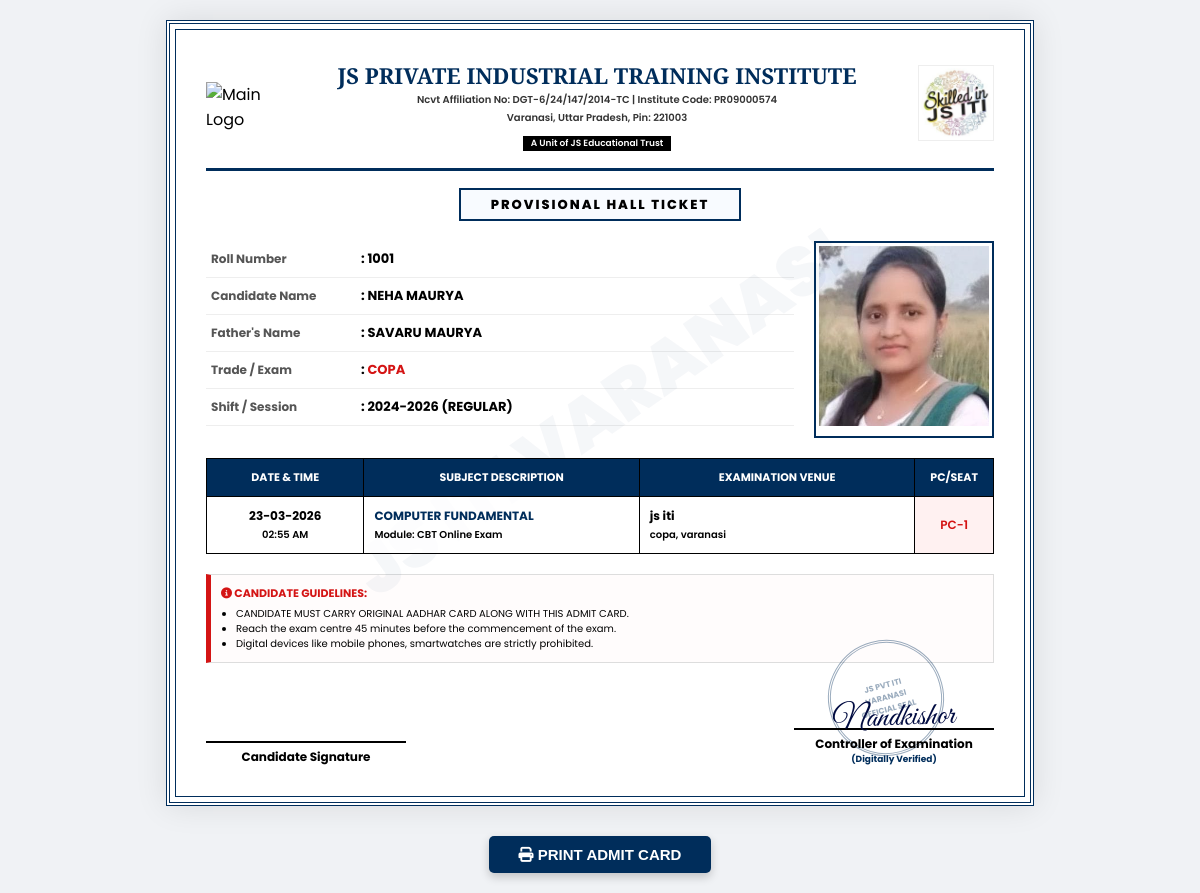
The app's page /admit_card.php?student_id=1&exam_id=1 (signed in) with its own data.
### tables this page shows
CREATE TABLE `students` (
  `student_id` int(11) NOT NULL,
  `name` varchar(100) DEFAULT NULL,
  `father_name` varchar(255) DEFAULT NULL,
  `email` varchar(100) DEFAULT NULL,
  `phone` varchar(15) DEFAULT NULL,
  `gender` varchar(10) DEFAULT NULL,
  `dob` date DEFAULT NULL,
  `roll_no` varchar(50) DEFAULT NULL,
  `password` varchar(255) DEFAULT NULL,
  `status` varchar(20) DEFAULT 'pending',
  `course` varchar(100) DEFAULT NULL,
  `address` text DEFAULT NULL,
  `photo` varchar(255) DEFAULT NULL,
  `created_at` timestamp NOT NULL DEFAULT current_timestamp(),
  `rejection_reason` text DEFAULT NULL
);

CREATE TABLE `seat_allocation` (
  `id` int(11) NOT NULL,
  `exam_id` int(11) NOT NULL,
  `centre_id` int(11) NOT NULL,
  `lab_id` int(11) NOT NULL,
  `student_id` int(11) NOT NULL,
  `seat_no` varchar(20) NOT NULL,
  `created_at` timestamp NOT NULL DEFAULT current_timestamp()
);

CREATE TABLE `exams` (
  `exam_id` int(11) NOT NULL,
  `exam_name` varchar(100) DEFAULT NULL,
  `subject_name` varchar(100) DEFAULT NULL,
  `exam_date` date DEFAULT NULL,
  `exam_time` time DEFAULT NULL,
  `exam_end_time` time DEFAULT NULL,
  `centre` varchar(100) DEFAULT NULL,
  `total_students` int(11) DEFAULT NULL,
  `status` varchar(20) DEFAULT 'Active',
  `course` varchar(100) DEFAULT NULL
);

CREATE TABLE `exam_centres` (
  `id` int(11) NOT NULL,
  `centre_name` varchar(100) DEFAULT NULL,
  `address` text DEFAULT NULL,
  `city` varchar(50) DEFAULT NULL,
  `status` enum('Active','Inactive') DEFAULT 'Active',
  `contact_no` varchar(15) DEFAULT NULL,
  `email` varchar(100) DEFAULT NULL,
  `centre_code` varchar(50) DEFAULT NULL
);

CREATE TABLE `labs` (
  `id` int(11) NOT NULL,
  `centre_id` int(11) DEFAULT NULL,
  `lab_name` varchar(50) DEFAULT NULL,
  `lab_code` varchar(50) DEFAULT NULL,
  `floor_no` varchar(50) DEFAULT NULL,
  `total_computers` int(11) DEFAULT NULL,
  `status` enum('Available','Maintenance') DEFAULT 'Available'
);

### admit_card.php (the view, shortened to what this page needs)
<?php
include("config.php");
$student_id = mysqli_real_escape_string($conn, $_GET['student_id']);
$student_query = mysqli_query($conn, "SELECT * FROM students WHERE student_id = '$student_id'");
$student = mysqli_fetch_assoc($student_query);
$exam_query = "SELECT e.exam_name, e.subject_name, e.exam_date, e.exam_time, e.exam_end_time,
                        l.lab_name, c.centre_name, c.city, sa.seat_no as pc_no
                 FROM seat_allocation sa
                 JOIN labs l ON sa.lab_id = l.id
                 JOIN exams e ON sa.exam_id = e.exam_id
                 JOIN exam_centres c ON sa.centre_id = c.id
                 WHERE sa.student_id = '$student_id'
                 ORDER BY e.exam_date ASC";
$exams_result = mysqli_query($conn, $exam_query);
$exam_data = mysqli_fetch_assoc($exams_result);
$dynamic_exam_name = ($exam_data) ? $exam_data['exam_name'] : "N/A";
mysqli_data_seek($exams_result, 0);
?>
<!DOCTYPE html>
<html lang="en">
<head>
    <link rel="stylesheet" href="https://cdnjs.cloudflare.com/ajax/libs/font-awesome/6.4.0/css/all.min.css">
</head>
<body>
<div class="admit-card-wrapper">
    <div class="inner-border">
        <div class="header">
            <img src="https://cdn-icons-png.flaticon.com/512/2231/2231649.png" class="logo" alt="Main Logo">
            <div class="inst-title">
                <h1>JS Private Industrial Training Institute</h1>
                <p>Ncvt Affiliation No: DGT-6/24/147/2014-TC | Institute Code: PR09000574</p>
                <p>Varanasi, Uttar Pradesh, Pin: 221003</p>
                <p style="background: #000; color: #fff; display: inline-block; padding: 1px 8px; margin-top: 3px; font-size: 9px;">A Unit of JS Educational Trust</p>
            </div>
            <div class="lo">
              <img src="image/n.jpg" class="watermark-overlay">
            </div>
        </div>
        <div class="hall-ticket-head">
            <span>PROVISIONAL HALL TICKET</span>
        </div>
        <div class="details-grid">
            <div class="info-side">
                <table class="info-table">
                    <tr>
                        <td class="label">Roll Number</td>
                        <td class="value">: <?php echo $student['roll_no']; ?></td>
                    </tr>
                    <tr>
                        <td class="label">Candidate Name</td>
                        <td class="value">: <?php echo strtoupper($student['name']); ?></td>
                    </tr>
                    <tr>
                        <td class="label">Father's Name</td>
                        <td class="value">: <?php echo strtoupper($student['father_name']); ?></td>
                    </tr>
                    <tr>
                        <td class="label">Trade / Exam</td>
                        <td class="value">: <span style="color: var(--secondary);"><?php echo strtoupper($dynamic_exam_name); ?></span></td>
                    </tr>
                    <tr>
                        <td class="label">Shift / Session</td>
                        <td class="value">: 2024-2026 (Regular)</td>
                    </tr>
                </table>
            </div>
            <div class="photo-area">
                <div class="photo-box">
                    <?php
                        $photo_path = "image/" . $student['photo'];
                        $display_photo = (file_exists($photo_path) && !empty($student['photo'])) ? $photo_path : "https://via.placeholder.com/160x180?text=Photo";
                    ?>
                    <img src="<?php echo $display_photo; ?>" alt="Candidate">
                </div>
            </div>
        </div>
        <table class="exam-table">
            <thead>
                <tr>
                    <th width="20%">Date & Time</th>
                    <th width="35%">Subject Description</th>
                    <th width="35%">Examination Venue</th>
                    <th width="10%">PC/Seat</th>
                </tr>
            </thead>
            <tbody>
                <?php
                if(mysqli_num_rows($exams_result) > 0) {
                    while($row = mysqli_fetch_assoc($exams_result)) {
                ?>
                <tr>
                    <td align="center">
                        <b><?php echo date('d-m-Y', strtotime($row['exam_date'])); ?></b><br>
                        <small><?php echo date('h:i A', strtotime($row['exam_time'])); ?></small>
                    </td>
                    <td>
                        <div style="color:var(--primary); font-weight: 700;"><?php echo strtoupper($row['subject_name']); ?></div>
                        <small>Module: CBT Online Exam</small>
                    </td>
                    <td>
                        <b><?php echo $row['centre_name']; ?></b><br>
                        <small><?php echo $row['lab_name']; ?>, <?php echo $row['city']; ?></small>
                    </td>
                    <td class="pc-no"><?php echo $row['pc_no']; ?></td>
                </tr>
                <?php } } ?>
            </tbody>
        </table>
        <div class="instructions">
            <h4><i class="fa fa-info-circle"></i> CANDIDATE GUIDELINES:</h4>
            <ul style="margin:0; padding-left:15px;">
                <li>CANDIDATE MUST CARRY ORIGINAL AADHAR CARD ALONG WITH THIS ADMIT CARD.</li>
                <li>Reach the exam centre 45 minutes before the commencement of the exam.</li>
                <li>Digital devices like mobile phones, smartwatches are strictly prohibited.</li>
            </ul>
        </div>
        <div class="footer-section">
            <div class="signature-box">
                <div style="height:35px;"></div>
                <div class="sign-line">Candidate Signature</div>
            </div>
            <div class="stamp-circle">
                JS PVT ITI<br>VARANASI<br>OFFICIAL SEAL
            </div>
            <div class="signature-box">
                <div class="sign-img">Nandkishor</div>
                <div class="sign-line">Controller of Examination</div>
                <div style="font-size: 9px; color: var(--primary); font-weight: bold;">(Digitally Verified)</div>
            </div>
        </div>
    </div>
</div>
<div class="no-print" style="text-align:center; margin-top: 30px;">
    <button onclick="window.print()" style="background: var(--primary); color: white; padding: 10px 30px; border: none; border-radius: 5px; cursor: pointer; font-weight: bold; font-size: 15px; box-shadow: 0 4px 10px rgba(0,0,0,0.2);">
        <i class="fa fa-print"></i> PRINT ADMIT CARD
    </button>
</div>
</body>
</html>

### admit_card.php (style rules this page uses)
:root { --primary: #002d5b; --secondary: #d41414; --border: #002d5b; }
body { background: #f0f2f5; font-family: 'Poppins', sans-serif; margin: 0; padding: 20px; }
.admit-card-wrapper { max-width: 850px; margin: 0 auto; background: #fff; border: 4px double var(--primary); padding: 5px; box-shadow: 0 0 30px rgba(0,0,0,0.1); position: relative; }
.inner-border { border: 1px solid var(--primary); padding: 30px; position: relative; overflow: hidden; }
.inner-border::after { content: "JS ITI VARANASI"; position: absolute; top: 50%; left: 50%; transform: translate(-50%, -50%) rotate(-35deg); font-size: 70px; font-weight: 900; color: rgba(0, 45, 91, 0.04); white-space: nowrap; z-index: 0; pointer-events: none; }
.header { display: flex; align-items: center; border-bottom: 3px solid var(--primary); padding-bottom: 15px; margin-bottom: 20px; gap: 10px; }
.logo { width: 70px; height: auto; }
.inst-title { flex-grow: 1; text-align: center; }
.inst-title h1 { margin: 0; color: var(--primary); font-size: 22px; font-family: 'Playfair Display', serif; text-transform: uppercase; }
.inst-title p { margin: 2px 0; font-size: 10px; font-weight: 600; color: #333; }
.lo img { width: 70px; height: auto; border: 1px solid #eee; padding: 2px; }
.hall-ticket-head { text-align: center; margin-bottom: 25px; }
.hall-ticket-head span { border: 2px solid var(--primary); padding: 5px 30px; font-weight: 800; text-transform: uppercase; letter-spacing: 2px; background: #f8fbff; font-size: 13px; }
.details-grid { display: grid; grid-template-columns: 1fr 180px; gap: 20px; margin-bottom: 20px; }
.info-table { width: 100%; font-size: 14px; border-collapse: collapse; }
.info-table td { padding: 8px 5px; border-bottom: 1px solid #eee; }
.label { font-weight: 700; color: #555; width: 140px; font-size: 12px; }
.value { font-weight: 700; color: #000; text-transform: uppercase; font-size: 13px; }
.photo-area { text-align: center; }
.photo-box { border: 2px solid var(--primary); padding: 3px; background: #fff; position: relative; }
.photo-box img { width: 100%; height: 180px; object-fit: cover; }
.exam-table { width: 100%; border-collapse: collapse; margin-top: 10px; z-index: 1; position: relative; }
.exam-table th { background: var(--primary); color: #fff; padding: 10px; font-size: 11px; border: 1px solid #000; text-transform: uppercase; }
.exam-table td { padding: 10px; border: 1px solid #000; font-size: 12px; font-weight: 600; background: rgba(255,255,255,0.8); }
.pc-no { font-size: 18px; color: var(--secondary); font-weight: 800; text-align: center; background: #fff1f1 !important; }
.footer-section { display: flex; justify-content: space-between; align-items: flex-end; margin-top: 35px; position: relative; }
.stamp-circle { position: absolute; right: 50px; bottom: 10px; width: 110px; height: 110px; border: 3px double rgba(0, 45, 91, 0.4); border-radius: 50%; display: flex; align-items: center; text-align: center; font-size: 8px; font-weight: bold; color: rgba(0, 45, 91, 0.4); text-transform: uppercase; pointer-events: none; transform: rotate(-15deg); justify-content: center; }
.signature-box { text-align: center; position: relative; z-index: 2; width: 200px; }
.sign-img { font-family: 'Great Vibes', cursive; font-size: 32px; color: #000b41; margin-bottom: -10px; transform: rotate(-2deg); }
.sign-line { border-top: 2px solid #000; padding-top: 5px; font-weight: 700; font-size: 12px; }
.instructions { margin-top: 20px; padding: 10px; border: 1px solid #ddd; border-left: 5px solid var(--secondary); background: #fffcfc; }
.instructions h4 { margin: 0 0 5px 0; font-size: 11px; color: var(--secondary); }
.instructions li { font-size: 10px; line-height: 1.3; margin-bottom: 2px; }

### records on screen
students: roll_no "1001", name "NEHA MAURYA", father_name "SAVARU MAURYA", photo (picture)
seat_allocation: exam.exam_name "COPA", exam.exam_date "23-03-2026", exam.exam_time "02:55 AM", exam.subject_name "COMPUTER FUNDAMENTAL", exam_centres.centre_name "js iti", lab.lab_name "copa", exam_centres.city "varanasi", seat_no "PC-1"
